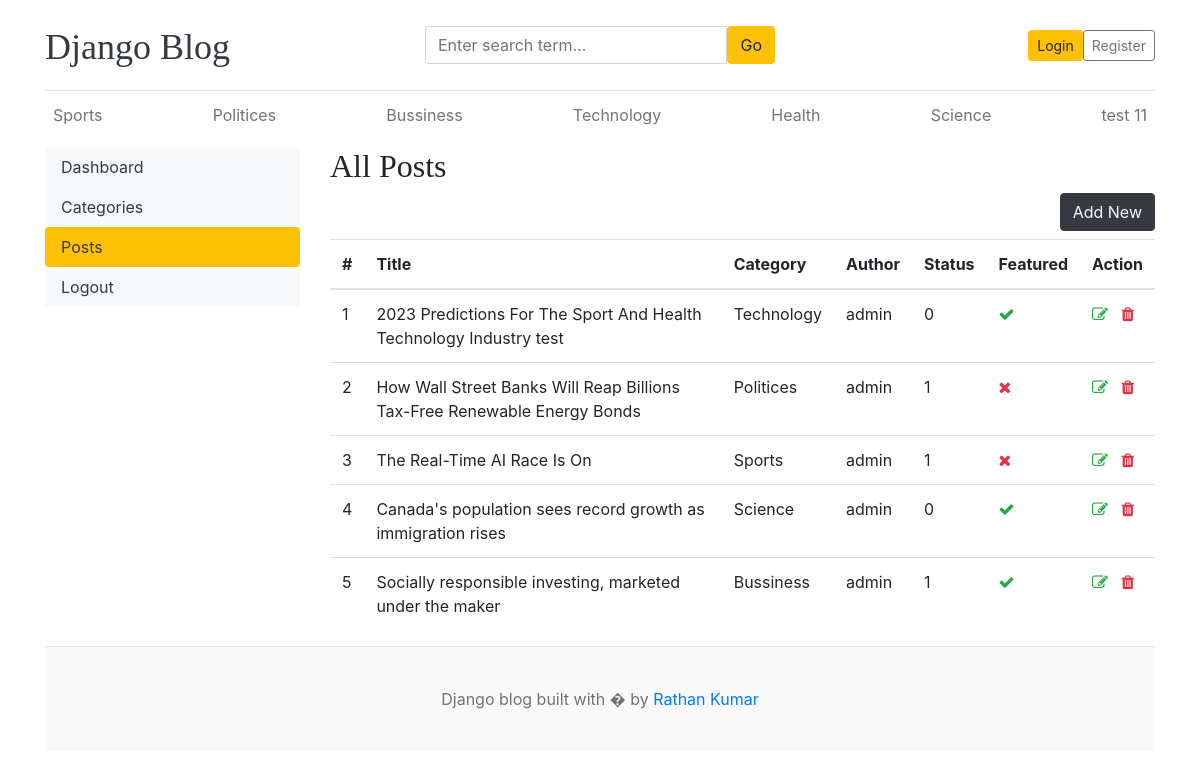
The app's page /dashboard/posts/ with its own data.
### blogs/models.py (models this page shows, shortened)
class Category(models.Model):
    category_name = models.CharField(max_length=50, unique=True)
    created_at = models.DateTimeField(auto_now_add=True)
    updated_at = models.DateTimeField(auto_now=True)
    class Meta:
        verbose_name_plural ="categoies"
    def __str__(self):
        return self.category_name

class Blog(models.Model):
    title = models.CharField(max_length=100)
    slug = models.SlugField(max_length=120, unique=True)
    category = models.ForeignKey(Category,on_delete=models.CASCADE)
    author = models.ForeignKey(User, on_delete=models.CASCADE)
    featured_image = models.ImageField(upload_to='uploads/%y/%m%d')
    short_description = models.TextField(max_length=500)
    blog_body = models.TextField(max_length=2000)
    status = models.IntegerField(choices=STATUS_CHOIES, default=0)
    is_featured = models.BooleanField(default=False)
    created_at = models.DateTimeField(auto_now_add=True)
    updated_at = models.DateTimeField(auto_now=True)

### dashboards/views.py (the view)
# urls.py: path('posts/', views.posts, name='posts'),
def posts(request):
    posts = Blog.objects.all()
    context = {
        'posts': posts,
    }
    return render(request, 'dashboard/posts.html', context)

### blogs/context_processors.py (called while the page is built)
def get_categories(request):
    categories = Category.objects.all()
    return dict(categories=categories)

def get_social_links(request):
    social_links = SocialLink.objects.all()
    return dict(social_links=social_links)

### templates/dashboard/posts.html (shortened to what this page needs)
{% extends 'base.html' %}
{% block content %}
<div class="row">
    {% include 'dashboard/sidebar.html' %}
    <div class="col-md-9">
        <h2>All Posts</h2>
        <a href="{% url 'add_post' %}" class="btn btn-dark text-light float-right mb-2">Add New</a>
        <table class="table table-hover">
            <thead>
                <tr>
                    <th>#</th>
                    <th>Title</th>
                    <th>Category</th>
                    <th>Author</th>
                    <th>Status</th>
                    <th>Featured</th>
                    <th>Action</th>
                </tr>
            </thead>
            <tbody>
                {% for post in posts %}
                <tr>
                    <td>{{ forloop.counter }}</td>
                    <td>{{ post.title }}</td>
                    <td>{{ post.category }}</td>
                    <td>{{ post.author }}</td>
                    <td>{{ post.status }}</td>
                    <td>{% if post.is_featured %}<i class="fa fa-check text-success"></i>{% else %}<i class="fa fa-times text-danger"></i>{% endif %}</td>
                    <td>
                        <a href="{% url 'edit_post' post.id %}"><i class="fa fa-edit text-success"></i></a>
                        <a href="{% url 'delete_post' post.id %}"><i class="fa fa-trash text-danger"></i></a>
                    </td>
                </tr>
                {% endfor %}
            </tbody>
        </table>
    </div>
</div>
{% endblock %}

### templates/base.html (shortened to what this page needs)
{% load static %}
<!DOCTYPE html>
<html lang="en">
<head>
    <link href="https://getbootstrap.com/docs/4.0/dist/css/bootstrap.min.css" rel="stylesheet">
    <link href="{% static 'css/blog.css' %}" rel="stylesheet">
    <link rel="stylesheet" href="https://cdnjs.cloudflare.com/ajax/libs/font-awesome/4.7.0/css/font-awesome.min.css">
</head>
<body>
    <div class="container">
        <header class="blog-header py-3">
            <div class="row flex-nowrap justify-content-between align-items-center">
                <div class="col-4 pt-1">
                    <a class="blog-header-logo text-dark" href="/">Django Blog</a>
                </div>
                <div class="col-4">
                    <form action="{% url 'search' %}" method="GET">
                        <div class="input-group">
                            <input type="text" name="keyword" value="{{ keyword }}" class="form-control"
                                placeholder="Enter search term..." aria-label="Enter search">
                            <button class="btn btn-warning" id="button-search" type="submit">Go</button>
                        </div>
                    </form>
                </div>
                <div class="col-4 d-flex justify-content-end align-items-center">
                    {% if user.is_authenticated %}
                    <a class="btn btn-sm  me-2" href="{% url 'dashboard' %}">Dashboard</a>
                    <form action="{% url 'logout' %}" method="post" style="display:inline;">
                        {% csrf_token %}
                        <button type="submit" class="btn btn-sm">Logout</button>
                    </form>
                    {% else %}
                    <a class="btn btn-sm btn-warning" href="{% url 'login' %}">Login</a>
                    <a class="btn btn-sm btn-outline-secondary" href="{% url 'register' %}">Register</a>
                    {% endif %}
                </div>
            </div>
        </header>
        <div class="nav-scroller py-1 mb-2">
            <nav class="nav d-flex justify-content-between">
                {% for cat in categories %}
                <a class="p-2 text-muted" href="{% url 'posts_by_category' cat.id %}">{{ cat.category_name }}</a>
                {% endfor %}
            </nav>
        </div>
        {% block content %}
        {% endblock %}
        <footer class="blog-footer">
            <p>Django blog built with � by <a href="#">Rathan Kumar</a></p>
        </footer>
</body>
</html>

### static/css/blog.css (style rules this page uses)
.blog-header { border-bottom: 1px solid #e5e5e5; }
.blog-header-logo { font-family: "Playfair Display", Georgia, "Times New Roman", serif; font-size: 2.25rem; }
h1, h2, h3, h4, h5, h6 { font-family: "Playfair Display", Georgia, "Times New Roman", serif; }
.blog-footer { padding: 2.5rem 0; color: #727272; text-align: center; background-color: #f9f9f9; border-top: .05rem solid #e5e5e5; }
.blog-footer p:last-child { margin-bottom: 0; }

### records on screen
Category: category_name "Sports"
Category: category_name "Politices"
Category: category_name "Bussiness"
Category: category_name "Technology"
Category: category_name "Health"
Category: category_name "Science"
Category: category_name "test 11"
Blog: title "2023 Predictions For The Sport And Health Technology Industry test", category "Technology", author "admin", status "0", is_featured True (drawn)
Blog: title "How Wall Street Banks Will Reap Billions Tax-Free Renewable Energy Bonds", category "Politices", author "admin", status "1", is_featured False (drawn)
Blog: title "The Real-Time AI Race Is On", category "Sports", author "admin", status "1", is_featured False (drawn)
Blog: title "Canada's population sees record growth as immigration rises", category "Science", author "admin", status "0", is_featured True (drawn)
Blog: title "Socially responsible investing, marketed under the maker", category "Bussiness", author "admin", status "1", is_featured True (drawn)
